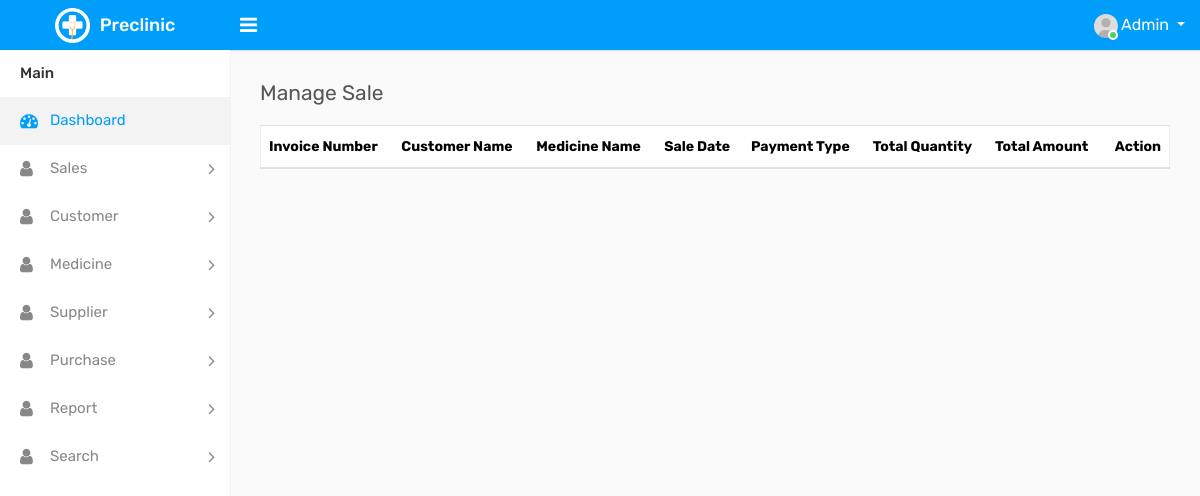
Page /manage_sale.php (signed in) on the earlier database version.
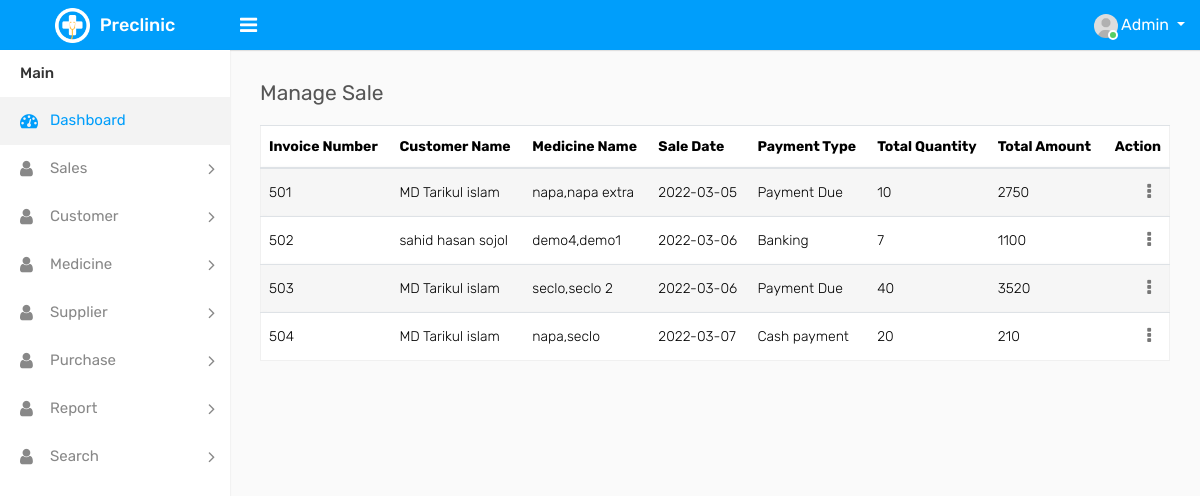
Same page on the later database version.
### tables this page shows
CREATE TABLE `sale` (
  `sale_invoice` int(11) NOT NULL,
  `sale_date` date NOT NULL DEFAULT current_timestamp(),
  `customer_name` int(11) NOT NULL,
  `payment_type` varchar(255) NOT NULL,
  `product` varchar(255) NOT NULL,
  `rate` varchar(255) NOT NULL,
  `qty` varchar(255) NOT NULL,
  `amount` varchar(255) NOT NULL,
  `total_qty` varchar(255) NOT NULL,
  `total_amt` varchar(255) NOT NULL
);

CREATE TABLE `customers` (
  `ID` int(11) NOT NULL,
  `NAME` varchar(20) NOT NULL,
  `CONTACT_NUMBER` varchar(100) NOT NULL,
  `ADDRESS` varchar(100) NOT NULL,
  `DOCTOR_NAME` varchar(20) NOT NULL,
  `DOCTOR_NUMBER` varchar(100) NOT NULL
);

### manage_sale.php (the view, shortened to what this page needs)
<?php
include('include/db_conn.php');
include('include/header.php');
include('include/sidebar.php');
?>
<div class="page-wrapper">
    <div class="content">
        <div class="row">
            <div class="col-sm-12">
                <h4 class="page-title">Manage Sale</h4>
            </div>
        </div>
        <div class="row">
            <div class="col-md-12">
                <div class="table-responsive">
                    <table class="table table-striped custom-table mb-0 datatable">
                        <thead>
                            <tr>
                                <th>Invoice Number</th>
                                <th>Customer Name</th>
                                <th>Medicine Name</th>
                                <th>Sale Date</th>
                                <th>Payment Type</th>
                                <th>Total Quantity</th>
                                <th>Total Amount</th>
                                <th class="text-right">Action</th>
                            </tr>
                        </thead>
                        <tbody>
                            <?php
                                $sql = "select * from sale";
                                $table = mysqli_query($conn, $sql);
                                while($row = mysqli_fetch_assoc($table)){
                            ?>
                            <tr>
                                <td><?php echo $row['sale_invoice']; ?></td>
                                <td>
                                    <?php
                                        $supplier_name = "select NAME from customers where ID = ".$row['customer_name'];
                                        $supplier_result = mysqli_query($conn, $supplier_name);
                                        while($supplier_row = mysqli_fetch_assoc($supplier_result)){
                                            echo $supplier_row['NAME'];
                                        }
                                    ?>
                                </td>
                                <td><?php echo $row['product']; ?></td>
                                <td><?php echo $row['sale_date']; ?></td>
                                <td><?php echo $row['payment_type']; ?></td>
                                <td><?php echo $row['total_qty']; ?></td>
                                <td><?php echo $row['total_amt']; ?></td>
                                <td class="text-right">
                                    <div class="dropdown dropdown-action">
                                        <a href="#" class="action-icon dropdown-toggle" data-toggle="dropdown" aria-expanded="false"><i class="fa fa-ellipsis-v"></i></a>
                                    </div>
                                </td>
                            </tr>
                            <?php } ?>
                        </tbody>
                    </table>
                </div>
            </div>
        </div>
    </div>
</div>
</body>
</html>

Differences in the rows shown:
added sale: sale_invoice "501", product "napa,napa extra", sale_date "2022-03-05", payment_type "Payment Due", total_qty "10", total_amt "2750"
now on this page (row edited): customers: NAME "MD Tarikul islam"
added sale: sale_invoice "502", product "demo4,demo1", sale_date "2022-03-06", payment_type "Banking", total_qty "7", total_amt "1100"
now on this page (row edited): customers: NAME "sahid hasan sojol", shown under "502"
added sale: sale_invoice "503", product "seclo,seclo 2", sale_date "2022-03-06", payment_type "Payment Due", total_qty "40", total_amt "3520"
added sale: sale_invoice "504", product "napa,seclo", sale_date "2022-03-07", payment_type "Cash payment", total_qty "20", total_amt "210"
